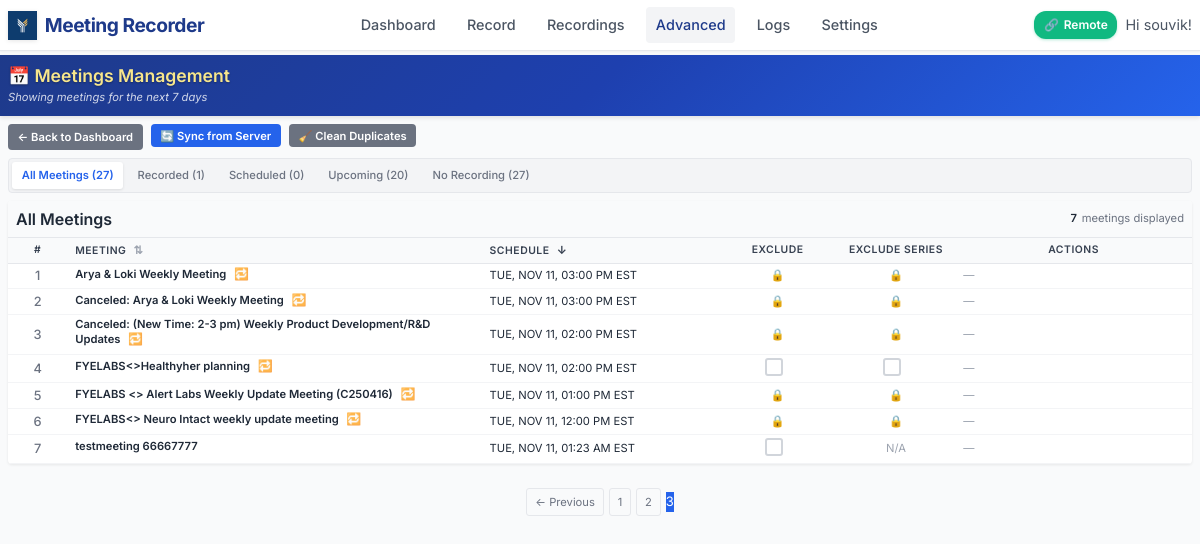
/admin/meetings?page=3&filter=all&sort=date&order=desc (signed in), run on the app's committed database.
### models.py (models this page shows, shortened)
class User(UserMixin, db.Model):
    id = db.Column(db.Integer, primary_key=True)
    username = db.Column(db.String(80), unique=True, nullable=False)
    email = db.Column(db.String(120), unique=True, nullable=False)
    password_hash = db.Column(db.String(128))
    created_at = db.Column(db.DateTime, default=datetime.utcnow)
    is_active = db.Column(db.Boolean, default=True)
    default_monitor = db.Column(db.String(200))  # Default monitor for recordings
    auto_delete_days = db.Column(db.Integer, default=30)  # Auto-delete recordings after N days
    recordings = db.relationship('Recording', backref='user', lazy=True)
    meetings = db.relationship('Meeting', backref='user', lazy=True)

class Meeting(db.Model):
    id = db.Column(db.Integer, primary_key=True)
    calendar_event_id = db.Column(db.String(255))  # Original calendar event ID
    subject = db.Column(db.String(500), nullable=False)
    description = db.Column(db.Text)
    location = db.Column(db.String(500))
    web_link = db.Column(db.String(1000))  # Teams meeting link
    start_time = db.Column(db.DateTime, nullable=False)
    end_time = db.Column(db.DateTime, nullable=False)
    duration_minutes = db.Column(db.Integer)
    is_all_day = db.Column(db.Boolean, default=False)
    organizer = db.Column(db.String(255))
    required_attendees = db.Column(db.Text)  # JSON list of email addresses
    optional_attendees = db.Column(db.Text)  # JSON list of email addresses
    attendee_count = db.Column(db.Integer, default=0)
    meeting_type = db.Column(db.String(50), default='teams')  # teams, phone, in-person, other
    is_teams_meeting = db.Column(db.Boolean, default=False)
    is_recurring = db.Column(db.Boolean, default=False)
    recording_status = db.Column(db.String(50), default='none')  # none, scheduled, recorded_local, recorded_synced, excluded
    recording_id = db.Column(db.Integer, db.ForeignKey('recording.id'), nullable=True)  # One-to-one relationship
    recording = db.relationship('Recording', backref=db.backref('meeting', uselist=False), uselist=False)  # One meeting can have 0 or 1 recording
    discovered_at = db.Column(db.DateTime, default=datetime.utcnow)
    last_updated = db.Column(db.DateTime, default=datetime.utcnow, onupdate=datetime.utcnow)
    user_id = db.Column(db.Integer, db.ForeignKey('user.id'), nullable=False)
    is_excluded = db.Column(db.Boolean, default=False)  # User manually excluded from recording
    auto_record = db.Column(db.Boolean, default=True)  # Should this meeting be auto-recorded
    user_excluded = db.Column(db.Boolean, default=False)  # User manually excluded this specific meeting
    exclude_all_series = db.Column(db.Boolean, default=False)  # Exclude all meetings in this recurring series
    series_id = db.Column(db.String(255))  # Recurring series identifier for grouping related meetings

### app.py (the view)
@app.route('/admin/meetings')
@login_required
def admin_meetings():
    try:
        page = request.args.get('page', 1, type=int)
        per_page = 10
        filter_status = request.args.get('filter', 'all')
        sort_by = request.args.get('sort', 'date')  # 'date' or 'subject'
        sort_order = request.args.get('order', 'desc')  # 'asc' or 'desc'
        today = datetime.now().replace(hour=0, minute=0, second=0, microsecond=0)
        next_7_days = today + timedelta(days=7)
        base_query = Meeting.query.filter(
            Meeting.start_time >= today,
            Meeting.start_time < next_7_days
        )
        total_meetings = base_query.count()
        recorded_meetings = base_query.filter(Meeting.recording_status.in_(['recorded_synced', 'recorded_local'])).count()
        scheduled_meetings = base_query.filter_by(recording_status='scheduled').count()
        upcoming_meetings = base_query.filter(Meeting.start_time > datetime.now()).count()
        no_recording_meetings = base_query.filter(Meeting.recording_id.is_(None)).count()
        total_attendees = db.session.query(db.func.sum(Meeting.attendee_count))\
            .filter(Meeting.start_time >= today, Meeting.start_time < next_7_days)\
            .scalar() or 0
        query = Meeting.query.filter(
            Meeting.start_time >= today,
            Meeting.start_time < next_7_days
        )
        if filter_status == 'recorded':
            query = query.filter(Meeting.recording_status.in_(['recorded_synced', 'recorded_local']))
        elif filter_status == 'scheduled':
            query = query.filter_by(recording_status='scheduled')
        elif filter_status == 'upcoming':
            query = query.filter(Meeting.start_time > datetime.now())
        elif filter_status == 'orphaned':
            query = query.filter(Meeting.recording_id.is_(None))
        if sort_by == 'subject':
            if sort_order == 'asc':
                query = query.order_by(Meeting.subject.asc())
            else:
                query = query.order_by(Meeting.subject.desc())
        else:  # Default to date sorting
            if sort_order == 'asc':
                query = query.order_by(Meeting.start_time.asc())
            else:
                query = query.order_by(Meeting.start_time.desc())
        meetings_paginated = query.paginate(
            page=page, per_page=per_page, error_out=False
        )
        stats = {
            'total_meetings': total_meetings,
            'recorded_meetings': recorded_meetings,
            'scheduled_meetings': scheduled_meetings,
            'upcoming_meetings': upcoming_meetings,
            'no_recording_meetings': no_recording_meetings,
            'total_attendees': total_attendees
        }
        active_recording_meeting = None
        if recording_state.get('active') and recording_state.get('meeting_id'):
            active_recording_meeting = Meeting.query.get(recording_state['meeting_id'])
        return render_template('admin/meetings.html',
                             meetings=meetings_paginated.items,
                             pagination=meetings_paginated,
                             stats=stats,
                             filter_status=filter_status,
                             active_recording_meeting=active_recording_meeting,
                             sort_by=sort_by,
                             sort_order=sort_order)
    except Exception as e:
        logger.error(f" Admin meetings error: {sanitize_error_message(e)}")
        flash(f"Error loading meetings: {sanitize_error_message(e)}", "error")
        return redirect(url_for('admin_dashboard'))

### app.py (called while the page is built)
@app.template_filter('format_eastern_local')
def format_eastern_local_filter(local_dt, format_str='%a, %b %d, %I:%M %p EST'):
    if local_dt:
        formatted = local_dt.strftime(format_str).upper()
        return formatted
    return 'N/A'

@app.context_processor
def utility_processor():
    active_recording = None
    if current_user.is_authenticated:
        global recording_state
        if recording_state.get('active', False):
            recent_recording = Recording.query.filter_by(user_id=current_user.id).order_by(Recording.created_at.desc()).first()
            if recent_recording and recent_recording.status != 'completed':
                active_recording = recent_recording
    return dict(
        format_file_size=format_file_size,
        format_duration=format_duration,
        active_recording=active_recording,
        is_remote_recording_enabled=is_remote_recording_enabled
    )

@login_manager.user_loader
def load_user(user_id):
    return db.session.get(User, int(user_id))  # Fix SQLAlchemy deprecation

### templates/admin/meetings.html (shortened to what this page needs)
{% extends "base.html" %}
{% block content %}
<div class="admin-header">
    <div class="admin-header-content">
        <h1 class="admin-title">📅 Meetings Management</h1>
        <p class="admin-subtitle">Showing meetings for the next 7 days</p>
    </div>
</div>
<div class="action-buttons">
    <a href="{{ url_for('admin_dashboard') }}" class="btn btn-secondary">← Back to Dashboard</a>
    <form method="POST" action="{{ url_for('admin_sync_calendar') }}" style="display: inline;">
        <button type="submit" class="btn btn-primary">🔄 Sync from Server</button>
    </form>
    <form method="POST" action="{{ url_for('admin_cleanup_duplicates') }}" style="display: inline;" onsubmit="return confirm('This will remove duplicate meetings from the database. Continue?')">
        <button type="submit" class="btn btn-secondary">🧹 Clean Duplicates</button>
    </form>
</div>
<div class="filter-tabs">
    <a href="{{ url_for('admin_meetings', sort=sort_by, order=sort_order) }}" class="filter-tab {{ 'active' if filter_status == 'all' else '' }}">
        All Meetings ({{ stats.total_meetings }})
    </a>
    <a href="{{ url_for('admin_meetings', filter='recorded', sort=sort_by, order=sort_order) }}" class="filter-tab {{ 'active' if filter_status == 'recorded' else '' }}">
        Recorded ({{ stats.recorded_meetings }})
    </a>
    <a href="{{ url_for('admin_meetings', filter='scheduled', sort=sort_by, order=sort_order) }}" class="filter-tab {{ 'active' if filter_status == 'scheduled' else '' }}">
        Scheduled ({{ stats.scheduled_meetings }})
    </a>
    <a href="{{ url_for('admin_meetings', filter='upcoming', sort=sort_by, order=sort_order) }}" class="filter-tab {{ 'active' if filter_status == 'upcoming' else '' }}">
        Upcoming ({{ stats.upcoming_meetings }})
    </a>
    <a href="{{ url_for('admin_meetings', filter='orphaned', sort=sort_by, order=sort_order) }}" class="filter-tab {{ 'active' if filter_status == 'orphaned' else '' }}">
        No Recording ({{ stats.no_recording_meetings }})
    </a>
</div>
<div class="meetings-container" id="list-view">
    <div class="meetings-header">
        <h2 style="margin: 0; font-size: 1rem; color: #1f2937;">
            {% if filter_status == 'all' %}All Meetings
            {% elif filter_status == 'recorded' %}Recorded Meetings
            {% elif filter_status == 'scheduled' %}Scheduled Meetings
            {% elif filter_status == 'upcoming' %}Upcoming Meetings
            {% elif filter_status == 'orphaned' %}Meetings Without Recordings
            {% endif %}
        </h2>
        <div class="meetings-stats">
            <div class="stat-item">
                <span class="stat-number">{{ meetings|length }}</span>
                <span>meetings displayed</span>
            </div>
        </div>
    </div>
    {% if meetings %}
    <table class="meetings-table">
        <thead>
            <tr>
                <th>#</th>
                <th class="sortable" onclick="sortTable('subject')">
                    Meeting <span class="sort-arrow" id="sort-arrow-subject">⇅</span>
                </th>
                <th class="sortable" onclick="sortTable('date')">
                    Schedule <span class="sort-arrow" id="sort-arrow-date">⇅</span>
                </th>
                <th>Exclude</th>
                <th>Exclude Series</th>
                <th>Actions</th>
            </tr>
        </thead>
        <tbody>
            {% for meeting in meetings %}
            <tr data-meeting-subject="{{ meeting.subject }}" data-meeting-date="{{ meeting.start_time.isoformat() }}">
                <td>
                    {{ loop.index }}
                </td>
                <td>
                    <a href="{{ url_for('admin_meeting_detail', meeting_id=meeting.id) }}" class="meeting-title">
                        {{ meeting.subject }}
                        {% if meeting.is_recurring %}
                        <span class="recurring-badge" title="Recurring Meeting">🔁</span>
                        {% endif %}
                    </a>
                </td>
                <td>
                    <div style="color: #1f2937;">
                        {{ meeting.start_time | format_eastern_local }}
                    </div>
                </td>
                <td>
                    {% if meeting.organizer and current_user.email and meeting.organizer.lower() == current_user.email.lower() %}
                    <label class="checkbox-container" title="Exclude this specific meeting from recording (Only organizer can exclude)">
                        <span class="checkmark"></span>
                    </label>
                    {% else %}
                    <span style="color: #9ca3af; font-size: 0.7rem;" title="Only the meeting organizer can exclude meetings">🔒</span>
                    {% endif %}
                </td>
                <td>
                    {% if meeting.is_recurring %}
                        {% if meeting.organizer and current_user.email and meeting.organizer.lower() == current_user.email.lower() %}
                        <label class="checkbox-container" title="Exclude all meetings in this recurring series (Only organizer can exclude)">
                            <span class="checkmark"></span>
                        </label>
                        {% else %}
                        <span style="color: #9ca3af; font-size: 0.7rem;" title="Only the meeting organizer can exclude series">🔒</span>
                        {% endif %}
                    {% else %}
                    <span style="color: #9ca3af;">N/A</span>
                    {% endif %}
                </td>
                <td>
                    <div class="action-buttons-group">
                        {% if meeting.recording_status == 'recording' %}
                        <div class="inline-recording-indicator">
                            <span class="inline-recording-pulse"></span>
                            <span class="inline-recording-text">RECORDING</span>
                        </div>
                        {% elif meeting.recording %}
                        <span style="color: #10b981; font-size: 0.7rem; font-weight: 600;">✓ Recorded</span>
                        {% else %}
                        <span style="color: #9ca3af; font-size: 0.7rem;">—</span>
                        {% endif %}
                    </div>
                </td>
            </tr>
            {% endfor %}
        </tbody>
    </table>
    {% endif %}
</div>
{% if pagination %}
<div class="pagination">
    {% if pagination.has_prev %}
        <a href="{{ url_for('admin_meetings', page=pagination.prev_num, filter=filter_status, sort=sort_by, order=sort_order) }}">← Previous</a>
    {% endif %}
    {% for page_num in pagination.iter_pages() %}
        {% if page_num %}
            {% if page_num != pagination.page %}
                <a href="{{ url_for('admin_meetings', page=page_num, filter=filter_status, sort=sort_by, order=sort_order) }}">{{ page_num }}</a>
            {% else %}
                <span class="current">{{ page_num }}</span>
            {% endif %}
        {% else %}
            <span>…</span>
        {% endif %}
    {% endfor %}
</div>
{% endif %}
{% endblock %}

### templates/base.html (shortened to what this page needs)
<!DOCTYPE html>
<html lang="en">
<head>
</head>
<body>
    <header class="header">
        <div class="header-content">
            <a href="{{ url_for('dashboard') }}" class="logo">
                <img src="{{ url_for('static', filename='image.png') }}" alt="FYE Labs" class="logo-image">
                <span class="logo-text">Meeting Recorder</span>
            </a>
            <nav class="nav-menu">
                <a href="{{ url_for('dashboard') }}" class="nav-link {% if request.endpoint == 'dashboard' %}active{% endif %}">Dashboard</a>
                <a href="{{ url_for('record') }}" class="nav-link {% if request.endpoint == 'record' %}active{% endif %}">Record</a>
                <a href="{{ url_for('recordings') }}" class="nav-link {% if request.endpoint == 'recordings' %}active{% endif %}">Recordings</a>
                <a href="{{ url_for('admin_dashboard') }}" class="nav-link {% if request.endpoint.startswith('admin_') %}active{% endif %}">Advanced</a>
                <a href="{{ url_for('view_logs') }}" class="nav-link {% if request.endpoint == 'view_logs' %}active{% endif %}">Logs</a>
                <a href="{{ url_for('settings') }}" class="nav-link {% if request.endpoint == 'settings' %}active{% endif %}">Settings</a>
            </nav>
            <div class="user-menu">
                <div class="remote-status-indicator" id="remoteStatusIndicator">
                    <span id="remoteStatusIcon">🔗</span>
                    <span id="remoteStatusText">Remote</span>
                </div>
                <span class="user-info">Hi {{ current_user.username }}!</span>
            </div>
        </div>
    </header>
    <main class="container">
        {% block content %}{% endblock %}
    </main>
</body>
</html>

### data on the page
User: username "souvik"
Meeting: subject "Arya & Loki Weekly Meeting", start_time "TUE, NOV 11, 03:00 PM EST"
Meeting: subject "Canceled: Arya & Loki Weekly Meeting", start_time "TUE, NOV 11, 03:00 PM EST"
Meeting: subject "Canceled: (New Time: 2-3 pm) Weekly Product Development/R&D Updates", start_time "TUE, NOV 11, 02:00 PM EST"
Meeting: subject "FYELABS<>Healthyher planning", start_time "TUE, NOV 11, 02:00 PM EST"
Meeting: subject "FYELABS <> Alert Labs Weekly Update Meeting (C250416)", start_time "TUE, NOV 11, 01:00 PM EST"
Meeting: subject "FYELABS<> Neuro Intact weekly update meeting", start_time "TUE, NOV 11, 12:00 PM EST"
Meeting: subject "testmeeting 66667777", start_time "TUE, NOV 11, 01:23 AM EST", is_recurring "N/A"

### other printed values
{{ stats.total_meetings }} "27"
{{ stats.recorded_meetings }} "1"
{{ stats.scheduled_meetings }} "0"
{{ stats.upcoming_meetings }} "20"
{{ stats.no_recording_meetings }} "27"
{{ meetings|length }} "7"
{{ page_num }} "1" "2"
{{ page_num }} "3"
